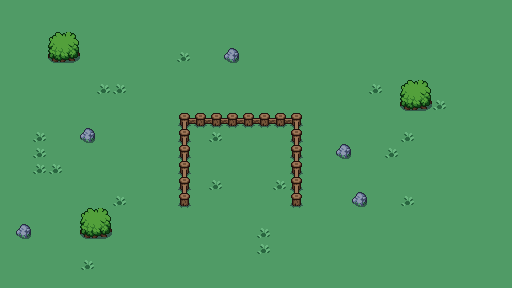

The image is a tile-based game level rendered from a .tmx file. Its description and source (layers, tilesets, objects; grid data summarised) follow:
An orthogonal 32x18 tile map with 16x16 px tiles, 3 tile layers (ground, background, foreground), 2 tilesets and 5 objects (2x Slime, 2x Chest, Player).

<map version="1.9" tiledversion="1.9.0" orientation="orthogonal" renderorder="right-down" width="32" height="18" tilewidth="16" tileheight="16" infinite="0" nextlayerid="5" nextobjectid="9">
 <tileset firstgid="1" source="map.tsx" />
 <tileset firstgid="122" name="entities" tilewidth="48" tileheight="48" tilecount="3" columns="0">
  <grid orientation="orthogonal" width="1" height="1" />
  <tile id="0">
   <image width="48" height="48" source="images/player.png" />
  </tile>
  <tile id="1">
   <image width="32" height="32" source="images/slime.png" />
  </tile>
  <tile id="5" class="Chest">
   <properties>
    <property name="Type" value="Chest" />
   </properties>
   <image width="16" height="16" source="images/chest.png" />
  </tile>
 </tileset>
 <layer id="1" name="ground" width="32" height="18">
  <data>[576 cells, 576 non-empty, 2 distinct tile ids]</data>
 </layer>
 <layer id="2" name="background" width="32" height="18">
  <data>[576 cells, 29 non-empty, 8 distinct tile ids]</data>
 </layer>
 <layer id="3" name="foreground" width="32" height="18">
  <data>[576 cells, 6 non-empty, 2 distinct tile ids]</data>
 </layer>
 <objectgroup id="4" name="entities">
  <object id="1" name="Player" class="Player" gid="122" x="36" y="261" width="48" height="48">
   <properties>
    <property name="Type" value="Player" />
   </properties>
  </object>
  <object id="2" name="Slime" class="Slime" gid="123" x="88" y="227" width="32" height="32">
   <properties>
    <property name="Type" value="Slime" />
   </properties>
  </object>
  <object id="3" name="Slime" class="Slime" gid="123" x="219" y="146.5" width="32" height="32">
   <properties>
    <property name="Type" value="Slime" />
   </properties>
  </object>
  <object id="7" name="Chest" gid="127" x="121.5" y="192" width="16" height="16" />
  <object id="8" name="Chest" gid="127" x="145" y="241" width="16" height="16" />
 </objectgroup>
</map>
